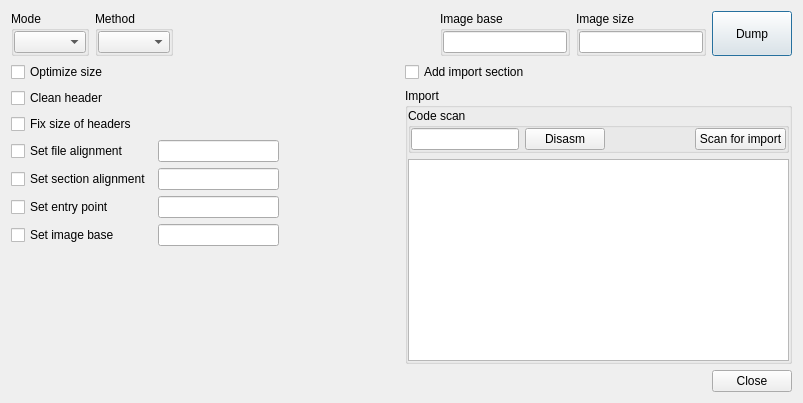
<?xml version="1.0" encoding="UTF-8"?>
<ui version="4.0">
 <class>DialogDumpProcessMemory</class>
 <widget class="QDialog" name="DialogDumpProcessMemory">
  <property name="windowModality">
   <enum>Qt::ApplicationModal</enum>
  </property>
  <property name="geometry">
   <rect>
    <x>0</x>
    <y>0</y>
    <width>803</width>
    <height>403</height>
   </rect>
  </property>
  <property name="windowTitle">
   <string>Dump</string>
  </property>
  <property name="modal">
   <bool>true</bool>
  </property>
  <layout class="QVBoxLayout" name="verticalLayout_3">
   <item>
    <layout class="QHBoxLayout" name="horizontalLayout_2">
     <item>
      <widget class="QGroupBox" name="groupBoxMode">
       <property name="title">
        <string>Mode</string>
       </property>
       <layout class="QVBoxLayout" name="verticalLayout">
        <property name="leftMargin">
         <number>0</number>
        </property>
        <property name="topMargin">
         <number>0</number>
        </property>
        <property name="rightMargin">
         <number>0</number>
        </property>
        <property name="bottomMargin">
         <number>0</number>
        </property>
        <item>
         <widget class="QComboBox" name="comboBoxMode"/>
        </item>
       </layout>
      </widget>
     </item>
     <item>
      <widget class="QGroupBox" name="groupBoxMethod">
       <property name="title">
        <string>Method</string>
       </property>
       <layout class="QVBoxLayout" name="verticalLayout_2">
        <property name="leftMargin">
         <number>0</number>
        </property>
        <property name="topMargin">
         <number>0</number>
        </property>
        <property name="rightMargin">
         <number>0</number>
        </property>
        <property name="bottomMargin">
         <number>0</number>
        </property>
        <item>
         <widget class="QComboBox" name="comboBoxMethod"/>
        </item>
       </layout>
      </widget>
     </item>
     <item>
      <spacer name="horizontalSpacer_2">
       <property name="orientation">
        <enum>Qt::Horizontal</enum>
       </property>
       <property name="sizeHint" stdset="0">
        <size>
         <width>40</width>
         <height>20</height>
        </size>
       </property>
      </spacer>
     </item>
     <item>
      <spacer name="horizontalSpacer_10">
       <property name="orientation">
        <enum>Qt::Horizontal</enum>
       </property>
       <property name="sizeHint" stdset="0">
        <size>
         <width>40</width>
         <height>20</height>
        </size>
       </property>
      </spacer>
     </item>
     <item>
      <widget class="QGroupBox" name="groupBoxProcessImageBase">
       <property name="title">
        <string>Image base</string>
       </property>
       <layout class="QVBoxLayout" name="verticalLayout_4">
        <property name="leftMargin">
         <number>0</number>
        </property>
        <property name="topMargin">
         <number>0</number>
        </property>
        <property name="rightMargin">
         <number>0</number>
        </property>
        <property name="bottomMargin">
         <number>0</number>
        </property>
        <item>
         <widget class="XLineEditHEX" name="lineEditProcessImageBase"/>
        </item>
       </layout>
      </widget>
     </item>
     <item>
      <widget class="QGroupBox" name="groupBoxProcessImageSize">
       <property name="title">
        <string>Image size</string>
       </property>
       <layout class="QVBoxLayout" name="verticalLayout_5">
        <property name="leftMargin">
         <number>0</number>
        </property>
        <property name="topMargin">
         <number>0</number>
        </property>
        <property name="rightMargin">
         <number>0</number>
        </property>
        <property name="bottomMargin">
         <number>0</number>
        </property>
        <item>
         <widget class="XLineEditHEX" name="lineEditProcessImageSize"/>
        </item>
       </layout>
      </widget>
     </item>
     <item>
      <widget class="QPushButton" name="pushButtonDump">
       <property name="sizePolicy">
        <sizepolicy hsizetype="Minimum" vsizetype="Minimum">
         <horstretch>0</horstretch>
         <verstretch>0</verstretch>
        </sizepolicy>
       </property>
       <property name="text">
        <string>Dump</string>
       </property>
      </widget>
     </item>
    </layout>
   </item>
   <item>
    <widget class="QStackedWidget" name="stackedWidgetDump">
     <property name="currentIndex">
      <number>1</number>
     </property>
     <widget class="QWidget" name="pageRaw"/>
     <widget class="QWidget" name="pageRebuild">
      <layout class="QHBoxLayout" name="horizontalLayout_4">
       <property name="leftMargin">
        <number>0</number>
       </property>
       <property name="topMargin">
        <number>0</number>
       </property>
       <property name="rightMargin">
        <number>0</number>
       </property>
       <property name="bottomMargin">
        <number>0</number>
       </property>
       <item>
        <layout class="QVBoxLayout" name="verticalLayout_8">
         <item>
          <layout class="QGridLayout" name="gridLayout">
           <item row="1" column="0">
            <widget class="QCheckBox" name="checkBoxCleanHeader">
             <property name="text">
              <string>Clean header</string>
             </property>
            </widget>
           </item>
           <item row="6" column="0">
            <widget class="QCheckBox" name="checkBoxSetImageBase">
             <property name="sizePolicy">
              <sizepolicy hsizetype="Minimum" vsizetype="Fixed">
               <horstretch>0</horstretch>
               <verstretch>0</verstretch>
              </sizepolicy>
             </property>
             <property name="text">
              <string>Set image base</string>
             </property>
            </widget>
           </item>
           <item row="0" column="0">
            <widget class="QCheckBox" name="checkBoxOptimizeSize">
             <property name="text">
              <string>Optimize size</string>
             </property>
            </widget>
           </item>
           <item row="5" column="2">
            <spacer name="horizontalSpacer_6">
             <property name="orientation">
              <enum>Qt::Horizontal</enum>
             </property>
             <property name="sizeHint" stdset="0">
              <size>
               <width>40</width>
               <height>20</height>
              </size>
             </property>
            </spacer>
           </item>
           <item row="4" column="1">
            <widget class="XLineEditHEX" name="lineEditSectionAlignment"/>
           </item>
           <item row="0" column="2">
            <spacer name="horizontalSpacer_3">
             <property name="orientation">
              <enum>Qt::Horizontal</enum>
             </property>
             <property name="sizeHint" stdset="0">
              <size>
               <width>40</width>
               <height>20</height>
              </size>
             </property>
            </spacer>
           </item>
           <item row="3" column="0">
            <widget class="QCheckBox" name="checkBoxSetFileAlignment">
             <property name="text">
              <string>Set file alignment</string>
             </property>
            </widget>
           </item>
           <item row="4" column="0">
            <widget class="QCheckBox" name="checkBoxSetSectionAlignment">
             <property name="text">
              <string>Set section alignment</string>
             </property>
            </widget>
           </item>
           <item row="5" column="0">
            <widget class="QCheckBox" name="checkBoxSetEntryPoint">
             <property name="sizePolicy">
              <sizepolicy hsizetype="Minimum" vsizetype="Fixed">
               <horstretch>0</horstretch>
               <verstretch>0</verstretch>
              </sizepolicy>
             </property>
             <property name="text">
              <string>Set entry point</string>
             </property>
            </widget>
           </item>
           <item row="6" column="2">
            <spacer name="horizontalSpacer_7">
             <property name="orientation">
              <enum>Qt::Horizontal</enum>
             </property>
             <property name="sizeHint" stdset="0">
              <size>
               <width>40</width>
               <height>20</height>
              </size>
             </property>
            </spacer>
           </item>
           <item row="3" column="1">
            <widget class="XLineEditHEX" name="lineEditFileAlignment"/>
           </item>
           <item row="6" column="1">
            <widget class="XLineEditHEX" name="lineEditImageBase"/>
           </item>
           <item row="3" column="2">
            <spacer name="horizontalSpacer_4">
             <property name="orientation">
              <enum>Qt::Horizontal</enum>
             </property>
             <property name="sizeHint" stdset="0">
              <size>
               <width>40</width>
               <height>20</height>
              </size>
             </property>
            </spacer>
           </item>
           <item row="5" column="1">
            <widget class="XLineEditHEX" name="lineEditEntryPoint"/>
           </item>
           <item row="1" column="2">
            <spacer name="horizontalSpacer_8">
             <property name="orientation">
              <enum>Qt::Horizontal</enum>
             </property>
             <property name="sizeHint" stdset="0">
              <size>
               <width>40</width>
               <height>20</height>
              </size>
             </property>
            </spacer>
           </item>
           <item row="4" column="2">
            <spacer name="horizontalSpacer_5">
             <property name="orientation">
              <enum>Qt::Horizontal</enum>
             </property>
             <property name="sizeHint" stdset="0">
              <size>
               <width>40</width>
               <height>20</height>
              </size>
             </property>
            </spacer>
           </item>
           <item row="2" column="0">
            <widget class="QCheckBox" name="checkBoxFixSizeOfHeaders">
             <property name="text">
              <string>Fix size of headers</string>
             </property>
            </widget>
           </item>
          </layout>
         </item>
         <item>
          <spacer name="verticalSpacer">
           <property name="orientation">
            <enum>Qt::Vertical</enum>
           </property>
           <property name="sizeHint" stdset="0">
            <size>
             <width>20</width>
             <height>40</height>
            </size>
           </property>
          </spacer>
         </item>
        </layout>
       </item>
       <item>
        <layout class="QVBoxLayout" name="verticalLayout_7">
         <item>
          <layout class="QHBoxLayout" name="horizontalLayout_9">
           <item>
            <widget class="QCheckBox" name="checkBoxAddImportSection">
             <property name="text">
              <string>Add import section</string>
             </property>
            </widget>
           </item>
           <item>
            <spacer name="horizontalSpacer_18">
             <property name="orientation">
              <enum>Qt::Horizontal</enum>
             </property>
             <property name="sizeHint" stdset="0">
              <size>
               <width>40</width>
               <height>20</height>
              </size>
             </property>
            </spacer>
           </item>
           <item>
            <spacer name="horizontalSpacer_9">
             <property name="orientation">
              <enum>Qt::Horizontal</enum>
             </property>
             <property name="sizeHint" stdset="0">
              <size>
               <width>40</width>
               <height>20</height>
              </size>
             </property>
            </spacer>
           </item>
           <item>
            <spacer name="horizontalSpacer_16">
             <property name="orientation">
              <enum>Qt::Horizontal</enum>
             </property>
             <property name="sizeHint" stdset="0">
              <size>
               <width>40</width>
               <height>20</height>
              </size>
             </property>
            </spacer>
           </item>
          </layout>
         </item>
         <item>
          <widget class="QGroupBox" name="groupBoxImport">
           <property name="title">
            <string>Import</string>
           </property>
           <property name="checkable">
            <bool>false</bool>
           </property>
           <layout class="QVBoxLayout" name="verticalLayout_6">
            <property name="leftMargin">
             <number>0</number>
            </property>
            <property name="topMargin">
             <number>0</number>
            </property>
            <property name="rightMargin">
             <number>0</number>
            </property>
            <property name="bottomMargin">
             <number>0</number>
            </property>
            <item>
             <layout class="QHBoxLayout" name="horizontalLayout_10">
              <item>
               <widget class="QGroupBox" name="groupBoxCodeScan">
                <property name="title">
                 <string>Code scan</string>
                </property>
                <layout class="QHBoxLayout" name="horizontalLayout_3">
                 <property name="leftMargin">
                  <number>0</number>
                 </property>
                 <property name="topMargin">
                  <number>0</number>
                 </property>
                 <property name="rightMargin">
                  <number>0</number>
                 </property>
                 <property name="bottomMargin">
                  <number>0</number>
                 </property>
                 <item>
                  <widget class="XLineEditHEX" name="lineEditImportAddressOfCode"/>
                 </item>
                 <item>
                  <widget class="QPushButton" name="pushButtonCodeDisasm">
                   <property name="text">
                    <string>Disasm</string>
                   </property>
                  </widget>
                 </item>
                 <item>
                  <spacer name="horizontalSpacer_15">
                   <property name="orientation">
                    <enum>Qt::Horizontal</enum>
                   </property>
                   <property name="sizeHint" stdset="0">
                    <size>
                     <width>40</width>
                     <height>20</height>
                    </size>
                   </property>
                  </spacer>
                 </item>
                 <item>
                  <widget class="QPushButton" name="pushButtonImportScan">
                   <property name="text">
                    <string>Scan for import</string>
                   </property>
                  </widget>
                 </item>
                </layout>
               </widget>
              </item>
             </layout>
            </item>
            <item>
             <widget class="QTableWidget" name="tableWidget"/>
            </item>
           </layout>
          </widget>
         </item>
        </layout>
       </item>
      </layout>
     </widget>
    </widget>
   </item>
   <item>
    <layout class="QHBoxLayout" name="horizontalLayout">
     <item>
      <spacer name="horizontalSpacer">
       <property name="orientation">
        <enum>Qt::Horizontal</enum>
       </property>
       <property name="sizeHint" stdset="0">
        <size>
         <width>40</width>
         <height>20</height>
        </size>
       </property>
      </spacer>
     </item>
     <item>
      <widget class="QPushButton" name="pushButtonClose">
       <property name="text">
        <string>Close</string>
       </property>
      </widget>
     </item>
    </layout>
   </item>
  </layout>
 </widget>
 <customwidgets>
  <customwidget>
   <class>XLineEditHEX</class>
   <extends>QLineEdit</extends>
   <header>xlineedithex.h</header>
  </customwidget>
 </customwidgets>
 <resources/>
 <connections/>
</ui>
